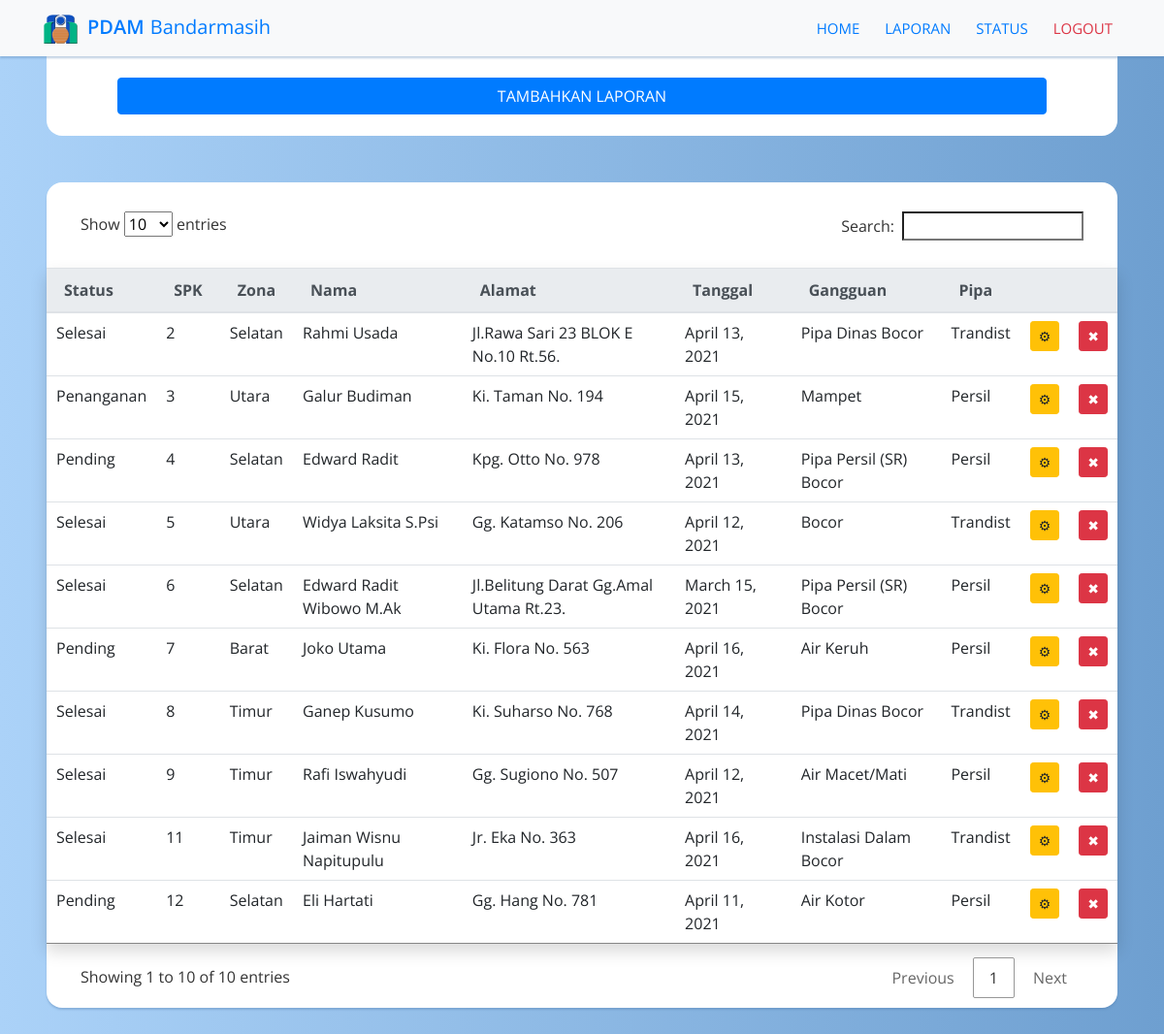
/data/, run on an earlier commit of the app's database.
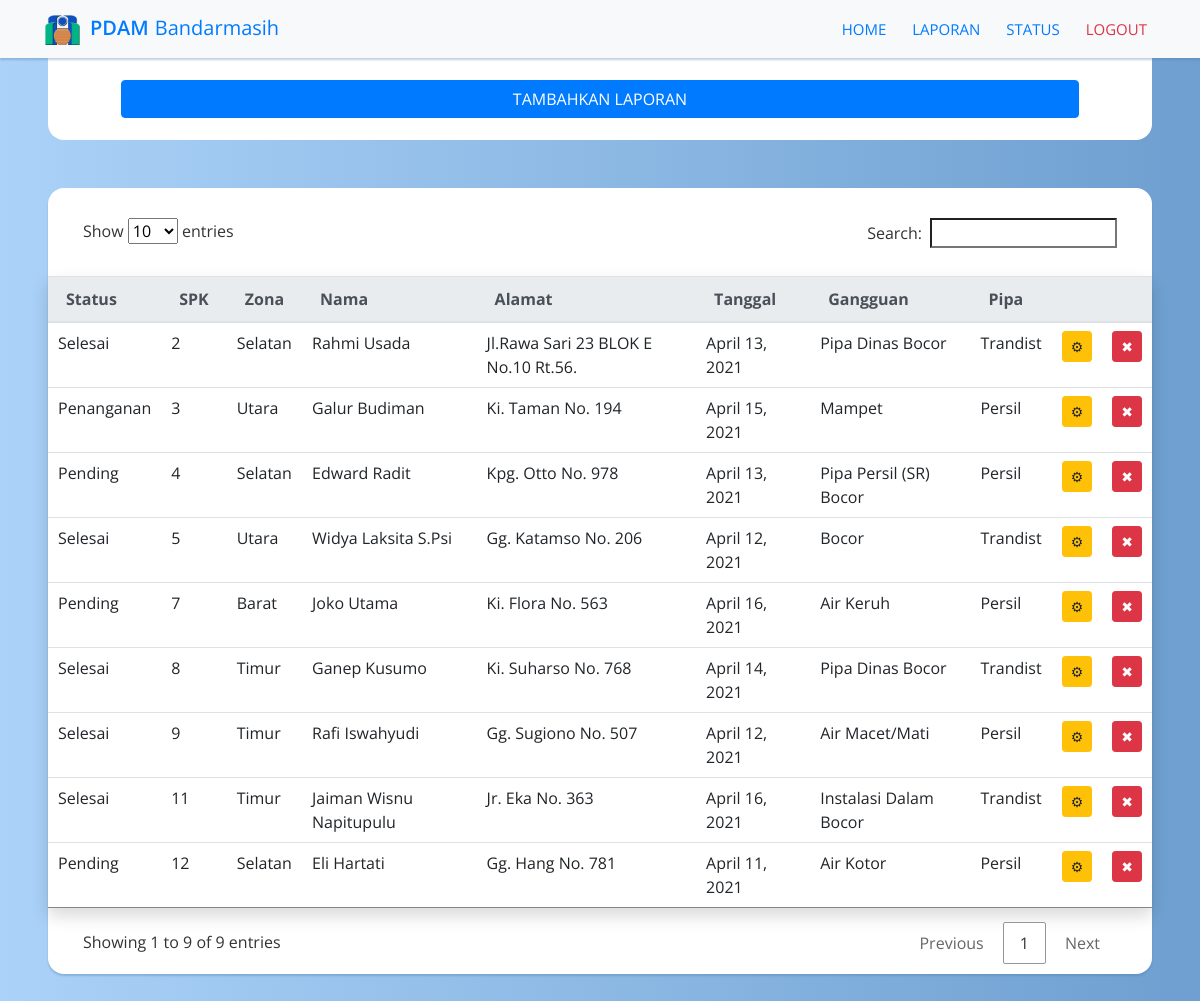
And on a later commit of the database.
### app/models.py (models this page shows, shortened)
class Laporan(models.Model):
    ZONA = (
        ('Barat','Barat'),
        ('Utara','Utara'),
        ('Timur','Timur'),
        ('Selatan','Selatan'),
        )
    JENIS = (
        ('Persil','Persil'),
        ('Trandist','Trandist')
    )
    STATUS = (
        ('Pending','Pending'),
        ('Penanganan','Penanganan'),
        ('Selesai','Selesai'),
    )
    spk = models.IntegerField(primary_key=True)
    zona = models.CharField(max_length=200, null=True, choices=ZONA)
    nama = models.CharField(max_length=200, null=True)
    alamat = models.CharField(max_length=200, null=True)
    tanggal = models.DateField(null=True)
    gangguan = models.CharField(max_length=200, null=True)
    jenis = models.CharField(max_length=200, null=True, choices=JENIS)
    status = models.CharField(max_length=200, null=True, choices=STATUS)

### app/views.py (the view)
# urls.py: path('data/', views.data, name='data'),
def data(request):
   laporan = Laporan.objects.all()
   context = {'laporan':laporan}
   return render(request, 'app/data.html', context)

### app/templates/app/data.html
{% extends 'app/main.html' %} {%load static%} {% block content %} {%include 'app/navbar.html' %}
<div class="mr-5 ml-5">
  <section id="input-form">
    <div class="row justify-content-center align-middle">
      <a type="button" class="btn btn-primary btn-block" href="{% url 'create'%}">TAMBAHKAN LAPORAN</a>
    </div>
  </section>
</div>
<div class="mr-5 ml-5 mt-5 sticky-bottom">
  <table class="table table-fluid shadow" id="data-table">
    <thead class="thead-light">
      <tr>
        <th scope="col" class="th-sm">Status</th>
        <th scope="col" class="th-sm">SPK</th>
        <th scope="col" class="th-sm">Zona</th>
        <th scope="col" class="th-sm">Nama</th>
        <th scope="col" class="th-sm">Alamat</th>
        <th scope="col" class="th-sm">Tanggal</th>
        <th scope="col" class="th-sm">Gangguan</th>
        <th scope="col" class="th-sm">Pipa</th>
        <th></th>
        <th></th>
      </tr>
    </thead>
    <tbody class="customtable">
      {% for i in laporan%}
      <tr>
        <td>{{i.status}}</td>
        <td>{{i.spk}}</td>
        <td>{{i.zona}}</td>
        <td>{{i.nama}}</td>
        <td>{{i.alamat}}</td>
        <td>{{i.tanggal}}</td>
        <td>{{i.gangguan}}</td>
        <td>{{i.jenis}}</td>
        <td><a class="btn btn-warning btn-sm" href="{% url 'update' i.spk%}"> ⚙ </a></td>
        <td><a class="btn btn-danger btn-sm" href="{% url 'delete' i.spk%}"> ✖ </a></td>
      </tr>
      {% endfor %}
    </tbody>
  </table>
</div>
<br /><br />
{% endblock %}

What changed in the data, as far as the page shows it:
removed Laporan: status "Selesai", spk "6", zona "Selatan", nama "Edward Radit Wibowo M.Ak", alamat "Jl.Belitung Darat Gg.Amal Utama Rt.23.", tanggal "March 15, 2021", gangguan "Pipa Persil (SR) Bocor", jenis "Persil"
Also different on the page:
text written by a page script: "Show entries Search: Showing 1 to 10 of 10 entries Previous 1 Next" → "Show entries Search: Showing 1 to 9 of 9 entries Previous 1 Next"
